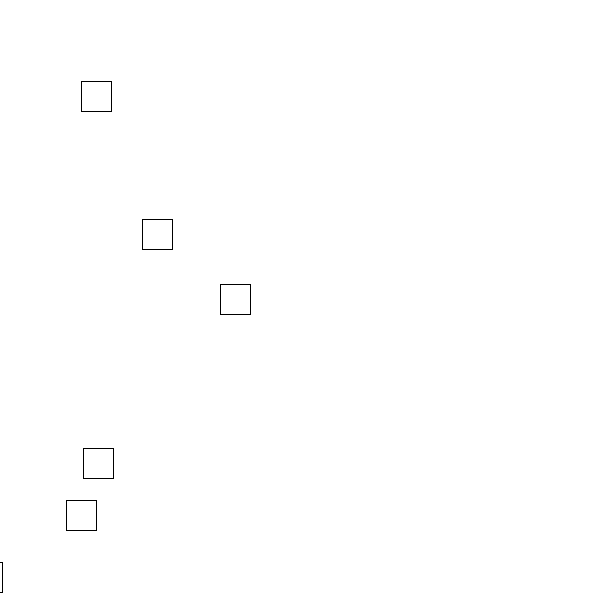
Frame 1 (no input)
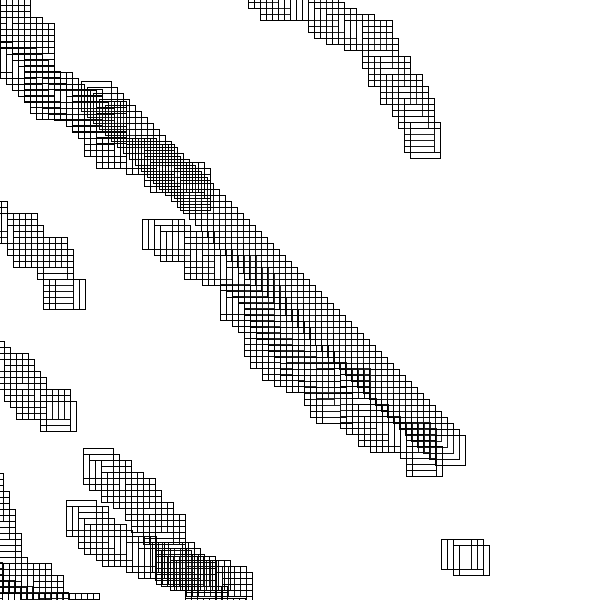
Frame 60 (the mouse pressed at the canvas centre just before this capture)
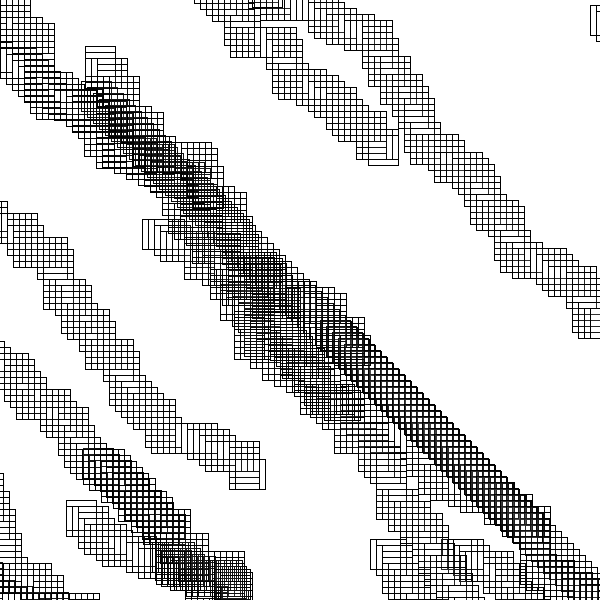
Frame 120 (the mouse held since frame 60 and released just before this capture)

The Processing sketch that drew these frames (run headless with seeded random() and noise(); from frame 60 on, the mouse is pressed at the canvas centre):

// Processing sketch: Homework_Week11_F2
// ── Homework_Week11_F2.pde
int num = 10;
float[] [] Positions = new float[num+1] [num+1];
color[] colors = new color[num+1];

void setup() {
  size(600, 600);
  background(255);
  //noStroke();
  for (int i = 0; i < Positions.length; i++) {
    Positions[0][i] = random(-100,width);
    Positions[i][0] = random(-100,height);
    colors[i] = color(255,255,255,random(0,10));
  }
}

void draw() {
  for (int i = 0; i < Positions.length; i++) {
    fill(colors[i]);
    rect(Positions[0][i],Positions[i][0], 30, 30);
    
    float rand = random(-1,1);
    
    if(rand >= 0){
      Positions[0][i] += 6;
    } else {
      Positions[i][0] += 6;
    }
    
    //xPositions[i] += random(-6,6);
    //yPositions[i] += random(-6,6);
    
    if(Positions[0][i] >= width || Positions[i][0] >= height){
      Positions[0][i] = random(-100,width);
      Positions[i][0] = random(-100,height);    
    }
  }
}
